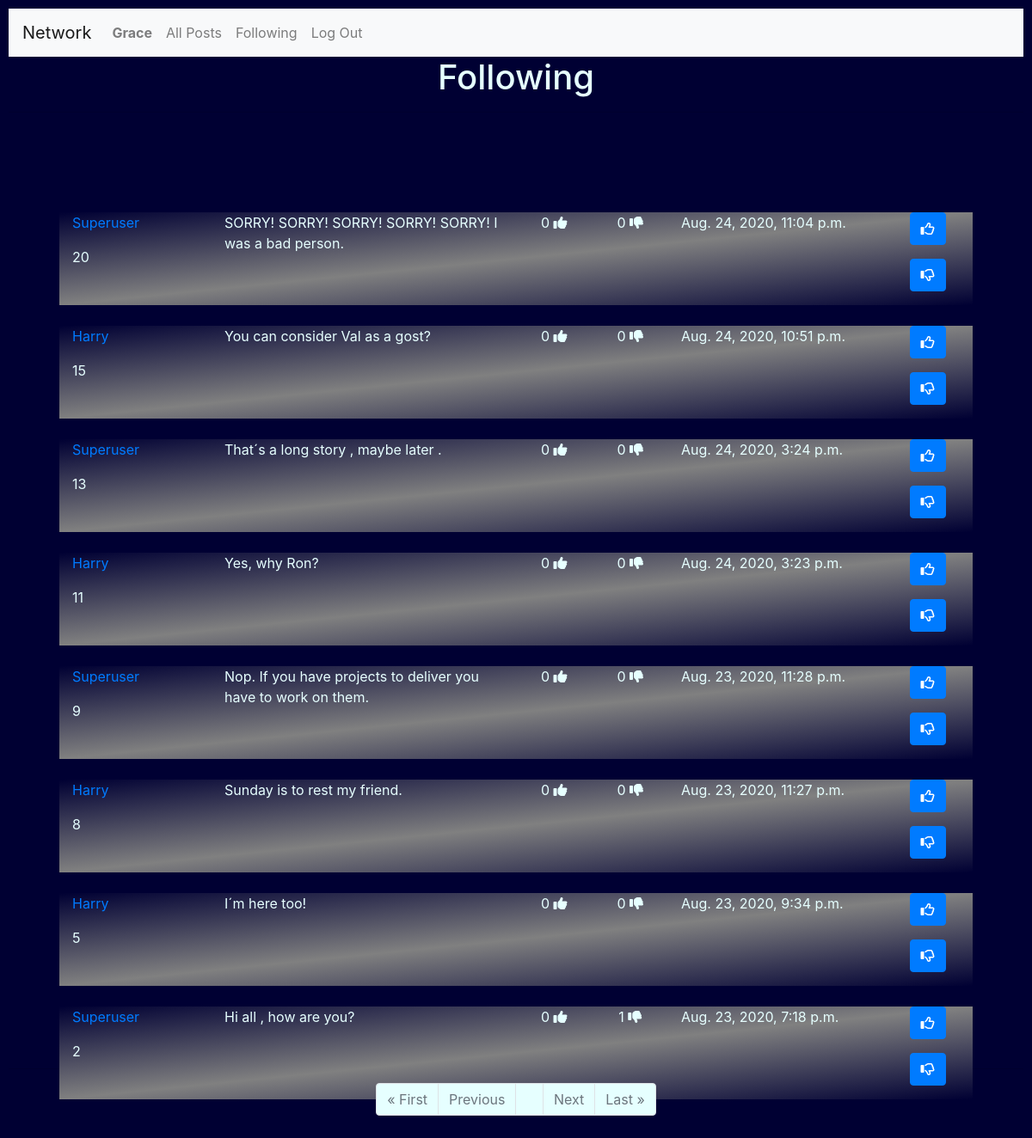
The page /following (signed in) on the database its author committed.
### network/models.py (models this page shows, shortened)
class User(AbstractUser):
    pass

class Posts(models.Model):
    User = models.ForeignKey('User', on_delete = models.CASCADE)
    Post = models.TextField(max_length=255)
    Date = models.DateTimeField(auto_now_add=True)
    Likes = models.IntegerField(blank=True, null=True)
    Unlikes = models.IntegerField(blank=True, null=True)

### network/views.py (the view)
# urls.py: path("following", views.following_view, name="following"),
@login_required
def following_view(request):
    FPL = []
    profile= []
    following = []
    posts = []
    postchoose = []
    if request.user.is_authenticated:
          posts = Posts.objects.all().order_by('-Date')
          user = request.user.id
          username = request.user.username
          seguindo = Profile.objects.filter(Follower=user)
          print(user, username )
          for row in posts:
              for s in seguindo:
                  if row.User == s.User:
                      FPL.append(row)
          paginator = Paginator(FPL, 10)
          page_number = request.GET.get('page')
          page_itens = paginator.get_page(page_number)
          print("FOLLOWING PAGE")
          print(paginator.count , paginator.num_pages )
          print(page_itens)
    else:
        context={
            "Message": "Please Login or join our Network",
        }
        return render(request, "network/login.html", context)
    context = {
         "page_obj" : page_itens,
         "NewPostForm":NewPostForm(),
    }
    return render(request, "network/following.html", context)

### network/templates/network/following.html (shortened to what this page needs)
{% extends "network/layout.html" %}
{% load static %}
{% block body %}
  <h1>Following </h1>
  <hr>
{% if page_obj|length > 0 %}
        {% for Post in page_obj %}
            <div class="container" style="width:90%; position:relative; top:100px;background-image: linear-gradient(to top left, #000033, gray,	 #000033 );">
                <div class="row"  width="1700px">
                    <div class="col-lg-2">
                        <p><a href= "{% url 'network:profile' Post.User %}"  >  {{Post.User |title}} </a>
                        <p>  {{Post.id}}</p>
                    </div>
                    <div class="col-lg-4">
                         <p> {{Post.Post}} </p>
                    </div>
                    <div class="col-lg-1" style="text-align: center;">
                         {%if Post.Likes == None%}
                             <p> 0 <i class="fas fa-thumbs-up"></i></p>
                         {% else %}
                              <p> {{ Post.Likes }}  <i class="fas fa-thumbs-up"></i></p>
                         {% endif %}
                    </div>
                    <div class="col-lg-1" style="text-align: center;">
                         {%if Post.Unlikes  == None%}
                              <p> 0  <i class="fas fa-thumbs-down"></i></p>
                         {% else %}
                              <p> {{ Post.Unlikes }}  <i class="fas fa-thumbs-down"></i></p>
                          {% endif %}
                    </div>
                    <div class="col-lg-3">
                       <p> {{Post.Date}} </p>
                    </div>
                    <div class="col-lg-1">
                       <p> <button class="btn btn-primary" id="likes-{{Post.id}}" onclick="likepost({{Post.id}})">
                            <i class="far fa-thumbs-up"></i>
                           </button></p>
                       <p> <button class="btn btn-primary" id="unlikes-{{Post.id}}" onclick="unlikepost({{Post.id}})">
                            <i class="far fa-thumbs-down"></i>
                           </button></p>
                    </div>
                </div>
            </div>
            <br>
        {% endfor %}
        <br>
        <hr>
        <form>
           <div class="container" >
              <ul class="pagination justify-content-center"  >
                  {% if page_obj.has_previous %}
                            <li class="page-item"><a href="?page=1" class="page-link" style="background-color:#e6ffff;">&laquo; First</a></li>
                            <li class="page-item"><a href="?page={{ page_obj.previous_page_number }}" class="page-link" style="background-color:#e6ffff;">Previous</a></li>
                  {% else %}
                        <li class="page-item disabled"><a class="page-link" style="background-color:#e6ffff;">&laquo; First</a></li>
                        <li class="page-item disabled"><a class="page-link" style="background-color:#e6ffff;">Previous</a></li>
                  {% endif %}
                  {% if page_obj.number %}
                        <li class="page-item"><a class="page-link" style="background-color:#e6ffff;">{{ page_obj.number }}</a></li>
                  {% else %}
                        <li class="page-item"><a class="page-link" style="background-color:#e6ffff;">0</a></li>
                  {% endif %}
                  {% if page_obj.has_next %}
                        <li class="page-item"><a href="?page={{ page_obj.next_page_number }}" class="page-link" style="background-color:#e6ffff;">Next</a></li>
                        <li class="page-item"><a href="?page={{ page_obj.paginator.num_pages }}" class="page-link" style="background-color:#e6ffff;">Last &raquo;</a></li>
                  {% else %}
                        <li class="page-item disabled"><a class="page-link" style="background-color:#e6ffff;">Next</a></li>
                        <li class="page-item disabled"><a class="page-link" style="background-color:#e6ffff;">Last &raquo;</a></li>
                  {% endif %}
            </ul>
          </div>
        </form>
    {% endif %}
    {% endblock %}

### network/templates/network/layout.html (shortened to what this page needs)
{% load static %}
<!DOCTYPE html>
<html lang="en">
    <head>
        <link rel="stylesheet" href="https://stackpath.bootstrapcdn.com/bootstrap/4.4.1/css/bootstrap.min.css">
        <link rel="stylesheet" href="https://cdnjs.cloudflare.com/ajax/libs/font-awesome/4.7.0/css/font-awesome.min.css">
        <link href="{% static 'network/styles.css' %}" rel="stylesheet">
    </head>
    <body>
        <nav class="navbar navbar-expand-lg navbar-light bg-light" >
            <a class="navbar-brand" href="#">Network</a>
            <div style="color : #000033;">
              <ul class="navbar-nav mr-auto">
                {% if user.is_authenticated %}
                    <li class="nav-item">
                        <a class="nav-link" href="{% url 'network:profile' user.username  %}"><strong>{{ user.username |title}}</strong></a>
                    </li>
                {% endif %}
                <li class="nav-item">
                  <a class="nav-link" href="{% url 'network:index' %}">All Posts</a>
                </li>
                {% if user.is_authenticated %}
                    <li class="nav-item">
                        <a class="nav-link" href="{% url 'network:following' %}">Following</a>
                    </li>
                    <li class="nav-item">
                        <a class="nav-link" href="{% url 'network:logout' %}">Log Out</a>
                    </li>
                {% endif %}
              </ul>
            </div>
          </nav>
        <div class="body">
            {% block body %}
            {% endblock %}
        </div>
    </body>
</html>

### network/static/network/styles.css (style rules this page uses)
body { padding: 10px; color: #e6ffff ; background-color: #000033; background-position: center; background-repeat: no-repeat; background-size: cover; height: 100%; width: 100%; }
h1 { text-align: center; }

### rows shown on the page
User: username "Grace"
Posts: User "Superuser", id "20", Post "SORRY! SORRY! SORRY! SORRY! SORRY! I was a bad person.", Date "Aug. 24, 2020, 11:04 p.m."
Posts: User "Harry", id "15", Post "You can consider Val as a gost?", shows "0", Date "Aug. 24, 2020, 10:51 p.m."
Posts: User "Superuser", id "13", Post "That´s a long story , maybe later .", shows "0", Date "Aug. 24, 2020, 3:24 p.m."
Posts: User "Harry", id "11", Post "Yes, why Ron?", shows "0", Date "Aug. 24, 2020, 3:23 p.m."
Posts: User "Superuser", id "9", Post "Nop. If you have projects to deliver you have to work on them.", shows "0", Date "Aug. 23, 2020, 11:28 p.m."
Posts: User "Harry", id "8", Post "Sunday is to rest my friend.", shows "0", Date "Aug. 23, 2020, 11:27 p.m."
Posts: User "Harry", id "5", Post "I´m here too!", shows "0", Date "Aug. 23, 2020, 9:34 p.m."
Posts: User "Superuser", id "2", Post "Hi all , how are you?", shows "0", Unlikes "1", Date "Aug. 23, 2020, 7:18 p.m."
